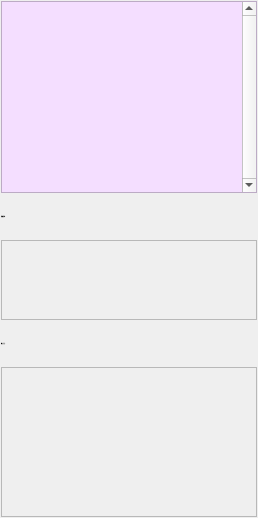
        <widget class="QWidget" name="tabHistory">
         <property name="font">
          <font>
           <family>微软雅黑</family>
           <pointsize>-1</pointsize>
           <weight>50</weight>
           <italic>false</italic>
           <bold>false</bold>
          </font>
         </property>
         <attribute name="icon">
          <iconset resource="xPad.qrc">
           <normaloff>:/img/widget/TabHeader.png</normaloff>:/img/widget/TabHeader.png</iconset>
         </attribute>
         <attribute name="title">
          <string>报警历史</string>
         </attribute>
         <layout class="QGridLayout" name="gridLayout">
          <property name="margin">
           <number>1</number>
          </property>
          <property name="spacing">
           <number>1</number>
          </property>
          <item row="0" column="0">
           <widget class="QTableView" name="viewRecords">
            <property name="font">
             <font>
              <family>微软雅黑</family>
              <pointsize>-1</pointsize>
              <weight>50</weight>
              <italic>false</italic>
              <bold>false</bold>
             </font>
            </property>
            <property name="focusPolicy">
             <enum>Qt::NoFocus</enum>
            </property>
            <property name="styleSheet">
             <string notr="true">QTableView
{
	selection-background-color: rgb(64, 168, 255);
	background-color: rgb(244, 222, 255);
	alternate-background-color: rgb(234, 191, 255);
	gridline-color: rgb(168, 180, 168);
}
</string>
            </property>
            <property name="frameShadow">
             <enum>QFrame::Plain</enum>
            </property>
            <property name="verticalScrollBarPolicy">
             <enum>Qt::ScrollBarAlwaysOn</enum>
            </property>
            <property name="horizontalScrollBarPolicy">
             <enum>Qt::ScrollBarAlwaysOff</enum>
            </property>
            <property name="autoScroll">
             <bool>false</bool>
            </property>
            <property name="editTriggers">
             <set>QAbstractItemView::NoEditTriggers</set>
            </property>
            <property name="tabKeyNavigation">
             <bool>false</bool>
            </property>
            <property name="showDropIndicator" stdset="0">
             <bool>false</bool>
            </property>
            <property name="dragDropOverwriteMode">
             <bool>false</bool>
            </property>
            <property name="dragDropMode">
             <enum>QAbstractItemView::NoDragDrop</enum>
            </property>
            <property name="alternatingRowColors">
             <bool>true</bool>
            </property>
            <property name="selectionMode">
             <enum>QAbstractItemView::SingleSelection</enum>
            </property>
            <property name="selectionBehavior">
             <enum>QAbstractItemView::SelectRows</enum>
            </property>
            <property name="verticalScrollMode">
             <enum>QAbstractItemView::ScrollPerPixel</enum>
            </property>
            <property name="horizontalScrollMode">
             <enum>QAbstractItemView::ScrollPerPixel</enum>
            </property>
            <property name="wordWrap">
             <bool>false</bool>
            </property>
            <attribute name="horizontalHeaderVisible">
             <bool>false</bool>
            </attribute>
            <attribute name="verticalHeaderDefaultSectionSize">
             <number>40</number>
            </attribute>
            <attribute name="verticalHeaderMinimumSectionSize">
             <number>40</number>
            </attribute>
           </widget>
          </item>
          <item row="3" column="0">
           <widget class="QLabel" name="labelSolution2">
            <property name="minimumSize">
             <size>
              <width>0</width>
              <height>45</height>
             </size>
            </property>
            <property name="maximumSize">
             <size>
              <width>16777215</width>
              <height>45</height>
             </size>
            </property>
            <property name="font">
             <font>
              <family>微软雅黑</family>
              <pointsize>-1</pointsize>
              <weight>50</weight>
              <italic>false</italic>
              <bold>false</bold>
             </font>
            </property>
            <property name="text">
             <string>解决方法：</string>
            </property>
           </widget>
          </item>
          <item row="4" column="0">
           <widget class="QLabel" name="labelSolve">
            <property name="minimumSize">
             <size>
              <width>0</width>
              <height>150</height>
             </size>
            </property>
            <property name="font">
             <font>
              <family>微软雅黑</family>
              <pointsize>-1</pointsize>
              <weight>50</weight>
              <italic>false</italic>
              <bold>false</bold>
             </font>
            </property>
            <property name="frameShape">
             <enum>QFrame::StyledPanel</enum>
            </property>
            <property name="text">
             <string/>
            </property>
            <property name="wordWrap">
             <bool>true</bool>
            </property>
           </widget>
          </item>
          <item row="2" column="0">
           <widget class="QLabel" name="labelDetail">
            <property name="sizePolicy">
             <sizepolicy hsizetype="Preferred" vsizetype="Fixed">
              <horstretch>0</horstretch>
              <verstretch>0</verstretch>
             </sizepolicy>
            </property>
            <property name="minimumSize">
             <size>
              <width>0</width>
              <height>80</height>
             </size>
            </property>
            <property name="font">
             <font>
              <family>微软雅黑</family>
              <pointsize>-1</pointsize>
              <weight>50</weight>
              <italic>false</italic>
              <bold>false</bold>
             </font>
            </property>
            <property name="frameShape">
             <enum>QFrame::StyledPanel</enum>
            </property>
            <property name="text">
             <string/>
            </property>
            <property name="wordWrap">
             <bool>true</bool>
            </property>
           </widget>
          </item>
          <item row="1" column="0">
           <widget class="QLabel" name="labelTip2">
            <property name="minimumSize">
             <size>
              <width>0</width>
              <height>45</height>
             </size>
            </property>
            <property name="maximumSize">
             <size>
              <width>16777215</width>
              <height>45</height>
             </size>
            </property>
            <property name="font">
             <font>
              <family>微软雅黑</family>
              <pointsize>-1</pointsize>
              <weight>50</weight>
              <italic>false</italic>
              <bold>false</bold>
             </font>
            </property>
            <property name="text">
             <string>报警信息：</string>
            </property>
           </widget>
          </item>
         </layout>
        </widget>
